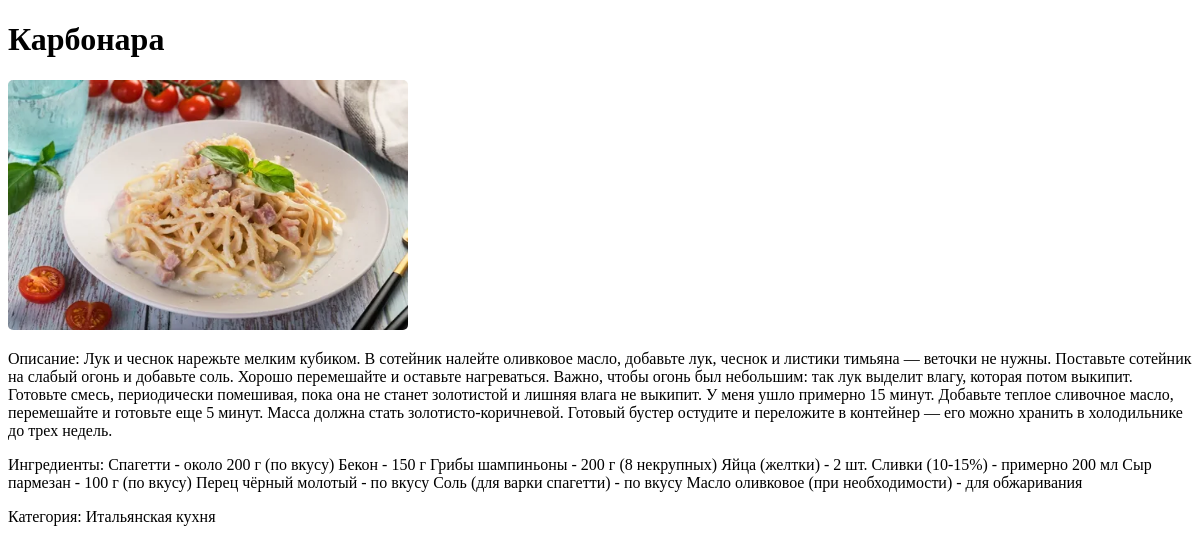
Page /recipes/4/ on the earlier database version.
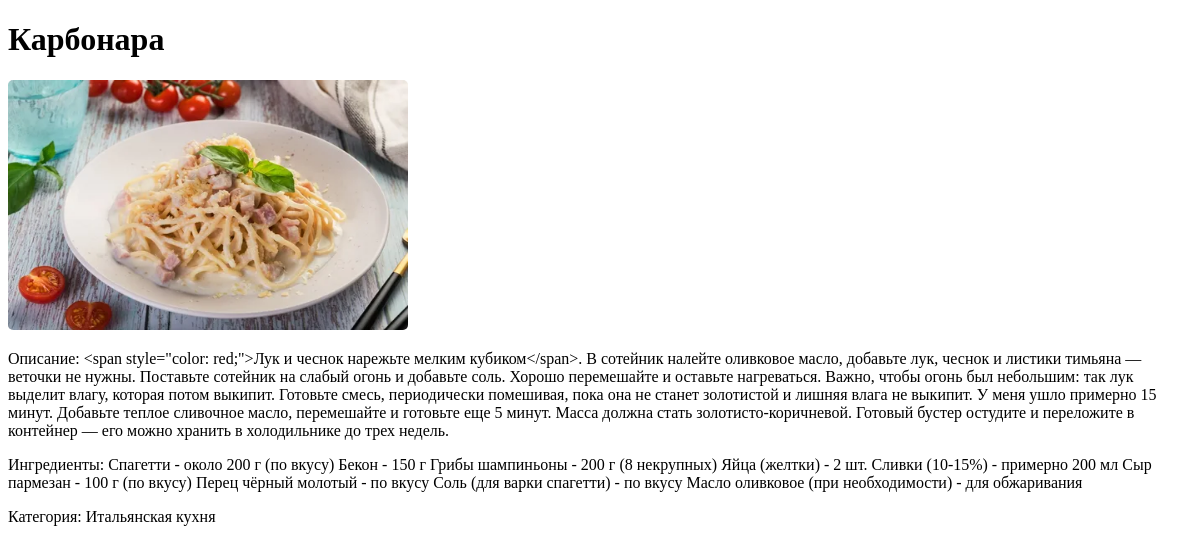
Same page on the later database version.
### app/models.py (models this page shows, shortened)
class Recipe(models.Model):
    title = models.CharField(max_length=255)
    content = models.TextField(blank=True)
    ingredients = models.TextField()
    category = models.ForeignKey('Category', on_delete=models.CASCADE, related_name='recipes')
    time_create = models.DateTimeField(auto_now_add=True)
    image = models.ImageField(upload_to='images/', blank=True, null=True)
    class Meta:
        verbose_name = 'Блюдо'
        verbose_name_plural = 'Блюда'

class Category(models.Model):
    name = models.CharField(max_length=255, default='Без категории')
    description = models.TextField()
    class Meta:
        verbose_name = 'Категория'
        verbose_name_plural = 'Категории'
    def __str__(self):
        return self.name

### app/views.py (the view)
# urls.py: path('recipes/<int:pk>/', RecipeDetailView.as_view(), name="recipe_detail"),
class RecipeDetailView(DetailView):
    model = Recipe
    template_name = 'app/recipe.html'
    context_object_name = 'recipe'
    queryset = Recipe.objects.all()

### app/templates/app/recipe.html
{% extends 'app/index.html' %}
{% block content %}
<h1>{{ recipe.title }}</h1>
{% if recipe.image %}
<img src="{{ recipe.image.url }}" style="width: 400px; height: 250px; border-radius: 5px;">
{% endif %}
<p>Описание: {{ recipe.content }}</p>
<p>Ингредиенты: {{ recipe.ingredients }}</p>
<p>Категория: {{ recipe.category }}</p>
{% endblock content %}

Differences in the rows shown:
changed Recipe "Карбонара": content "Лук и чеснок нарежьте мелким кубиком. В сотейник налейте оливковое…" → "<span style=\"color: red;\">Лук и чеснок нарежьте мелким кубиком</span>. В сотейник налейте оливковое…"
